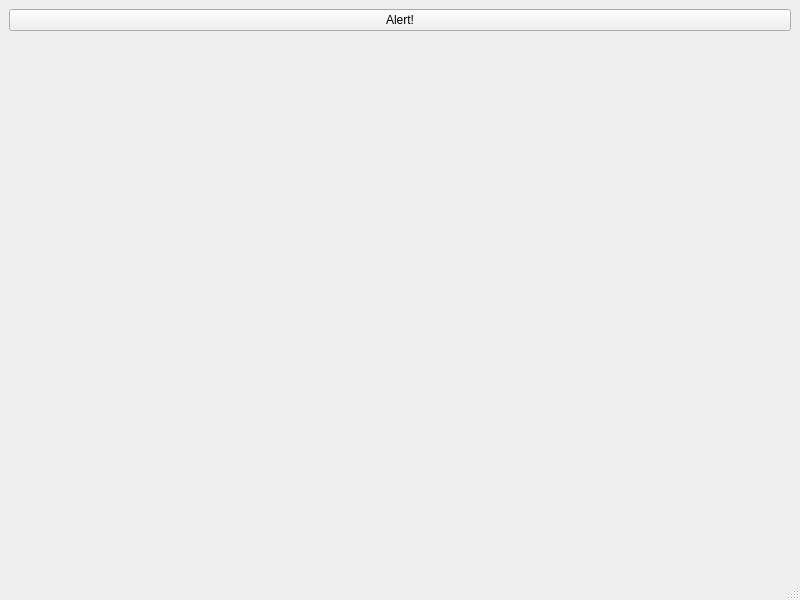
<?xml version="1.0" encoding="UTF-8"?>
<ui version="4.0">
 <class>MainWindow</class>
 <widget class="QMainWindow" name="MainWindow">
  <property name="geometry">
   <rect>
    <x>0</x>
    <y>0</y>
    <width>800</width>
    <height>600</height>
   </rect>
  </property>
  <property name="windowTitle">
   <string>MainWindow</string>
  </property>
  <widget class="QWidget" name="centralwidget">
   <layout class="QVBoxLayout" name="verticalLayout">
    <item>
     <widget class="QPushButton" name="alertButton">
      <property name="text">
       <string>Alert!</string>
      </property>
     </widget>
    </item>
    <item>
     <spacer name="verticalSpacer">
      <property name="orientation">
       <enum>Qt::Orientation::Vertical</enum>
      </property>
      <property name="sizeHint" stdset="0">
       <size>
        <width>20</width>
        <height>40</height>
       </size>
      </property>
     </spacer>
    </item>
   </layout>
  </widget>
  <widget class="QMenuBar" name="menubar">
   <property name="geometry">
    <rect>
     <x>0</x>
     <y>0</y>
     <width>800</width>
     <height>21</height>
    </rect>
   </property>
  </widget>
  <widget class="QStatusBar" name="statusbar"/>
 </widget>
 <resources/>
 <connections/>
</ui>
